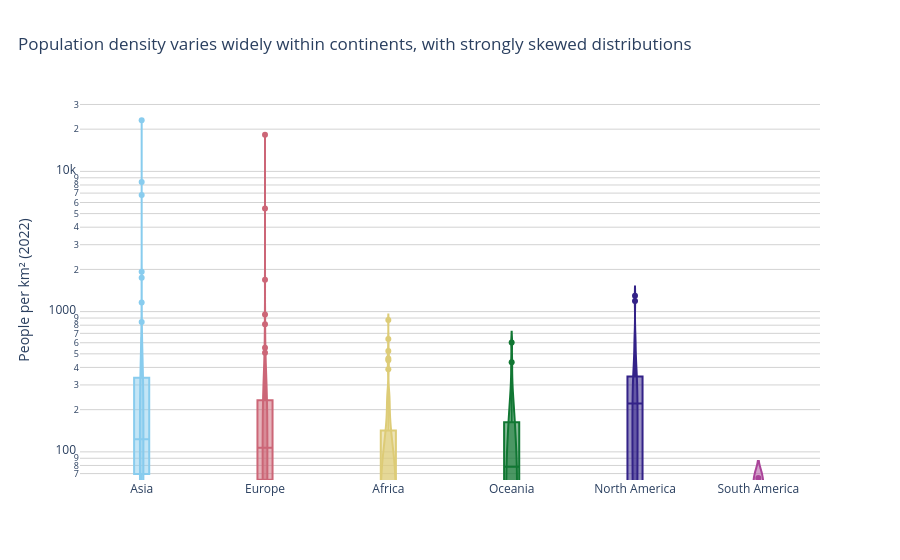

Here is the notebook cell this chart was saved with:
### Markdown cell above
**Chart choice & justification:** *Which chart did you choose, and why? Justify design choices.

*YOUR ANSWER HERE*:- I use a violin plot because the question asks for the spread of population density within and between continents, not only the mean. Each violin shows the distribution and concentration of country-level density values, while the embedded box gives a compact view of the median and interquartile range. A logarithmic density axis accommodates the highly skewed values.

### Code cell
# Q4
# YOUR CODE HERE

# Q4 — distribution of country-level population density by continent
fig = px.violin(
    df, x='Continent', y='Density', color='Continent',
    box=True, points='outliers',
    title='Population density varies widely within continents, with strongly skewed distributions',
    labels={'Continent': '', 'Density': 'People per km² (2022)'},
    color_discrete_sequence=px.colors.qualitative.Safe
)
fig.update_layout(template='plotly_white', title_x=0.02,
                  showlegend=False, xaxis_title='')
fig.update_xaxes(showgrid=False)
fig.update_yaxes(type='log', showgrid=True, gridcolor='lightgrey')
fig.show()

print(df.groupby('Continent')['Density'].agg(
    ['count', 'median', 'mean', 'min', 'max']
).round(1).to_string())

### Figure 1 — Plotly figure (JSON) as saved in the notebook; plotly's stock layout.template omitted (floating-point values rounded to 4 significant figures)
{"data": [{"alignmentgroup": "True", "box": {"visible": true}, "hovertemplate": "=%{x}<br>People per km² (2022)=%{y}<extra></extra>", "legendgroup": "Asia", "marker": {"color": "rgb(136, 204, 238)"}, "name": "Asia", "offsetgroup": "Asia", "orientation": "v", "points": "outliers", "scalegroup": "True", "showlegend": true, "type": "violin", "x": ["Asia", "Asia", "Asia", "Asia", "Asia", "Asia", "Asia", "Asia", "Asia", "Asia", "Asia", "Asia", "Asia", "Asia", "Asia", "Asia", "Asia", "Asia", "Asia", "Asia", "Asia", "Asia", "Asia", "Asia", "Asia", "Asia", "Asia", "Asia", "Asia", "Asia", "Asia", "Asia", "Asia", "Asia", "Asia", "Asia", "Asia", "Asia", "Asia", "Asia", "Asia", "Asia", "Asia", "Asia", "Asia", "Asia", "Asia", "Asia", "Asia", "Asia"], "x0": " ", "xaxis": "x", "y": [63.06, 93.48, 119.6, 1924.0, 1160.0, 20.38, 77.88, 92.62, 146.9, 53.72, 6783.0, 431.1, 144.7, 53.73, 101.5, 435.2, 328.0, 126.3, 7.119, 239.6, 33.16, 31.8, 525.2, 23170.0, 102.6, 1746.0, 2.173, 80.08, 207.6, 216.3, 14.79, 267.4, 844.1, 337.5, 232.6, 16.94, 8416.0, 517.1, 332.8, 119.5, 660.2, 69.55, 139.7, 90.18, 108.9, 13.18, 112.9, 77.4, 296.4, 63.82], "y0": " ", "yaxis": "y"}, {"alignmentgroup": "True", "box": {"visible": true}, "hovertemplate": "=%{x}<br>People per km² (2022)=%{y}<extra></extra>", "legendgroup": "Europe", "marker": {"color": "rgb(204, 102, 119)"}, "name": "Europe", "offsetgroup": "Europe", "orientation": "v", "points": "outliers", "scalegroup": "True", "showlegend": true, "type": "violin", "x": ["Europe", "Europe", "Europe", "Europe", "Europe", "Europe", "Europe", "Europe", "Europe", "Europe", "Europe", "Europe", "Europe", "Europe", "Europe", "Europe", "Europe", "Europe", "Europe", "Europe", "Europe", "Europe", "Europe", "Europe", "Europe", "Europe", "Europe", "Europe", "Europe", "Europe", "Europe", "Europe", "Europe", "Europe", "Europe", "Europe", "Europe", "Europe", "Europe", "Europe", "Europe", "Europe", "Europe", "Europe", "Europe", "Europe", "Europe", "Europe", "Europe", "Europe"], "x0": " ", "xaxis": "x", "y": [98.87, 170.6, 106.6, 45.93, 381.8, 63.14, 61.17, 71.22, 135.3, 133.1, 136.5, 29.32, 38.11, 16.37, 117.1, 233.5, 5442.0, 78.68, 811.6, 107.1, 3.62, 71.48, 147.8, 195.9, 955.0, 28.67, 245.8, 42.11, 250.4, 1688.0, 96.7, 18230.0, 45.4, 419.7, 81.42, 16.78, 127.5, 111.5, 82.47, 8.464, 551.8, 81.73, 115.1, 104.6, 93.99, 23.43, 211.7, 65.79, 277.9, 510.0], "y0": " ", "yaxis": "y"}, {"alignmentgroup": "True", "box": {"visible": true}, "hovertemplate": "=%{x}<br>People per km² (2022)=%{y}<extra></extra>", "legendgroup": "Africa", "marker": {"color": "rgb(221, 204, 119)"}, "name": "Africa", "offsetgroup": "Africa", "orientation": "v", "points": "outliers", "scalegroup": "True", "showlegend": true, "type": "violin", "x": ["Africa", "Africa", "Africa", "Africa", "Africa", "Africa", "Africa", "Africa", "Africa", "Africa", "Africa", "Africa", "Africa", "Africa", "Africa", "Africa", "Africa", "Africa", "Africa", "Africa", "Africa", "Africa", "Africa", "Africa", "Africa", "Africa", "Africa", "Africa", "Africa", "Africa", "Africa", "Africa", "Africa", "Africa", "Africa", "Africa", "Africa", "Africa", "Africa", "Africa", "Africa", "Africa", "Africa", "Africa", "Africa", "Africa", "Africa", "Africa", "Africa", "Africa", "Africa", "Africa", "Africa", "Africa", "Africa", "Africa", "Africa"], "x0": " ", "xaxis": "x", "y": [18.85, 28.55, 118.6, 4.519, 83.06, 463.1, 58.71, 147.1, 8.956, 13.8, 449.4, 48.31, 42.22, 110.7, 59.71, 31.33, 69.2, 111.7, 8.925, 253.2, 140.3, 56.37, 58.29, 87.33, 93.09, 75.96, 47.61, 3.872, 50.44, 172.2, 18.22, 4.595, 637.0, 871.9, 83.88, 41.13, 3.109, 20.69, 236.6, 17.46, 387.9, 523.1, 235.9, 88.03, 237.0, 120.0, 27.6, 49.05, 17.61, 24.85, 69.3, 155.8, 75.52, 195.6, 2.165, 26.6, 41.77], "y0": " ", "yaxis": "y"}, {"alignmentgroup": "True", "box": {"visible": true}, "hovertemplate": "=%{x}<br>People per km² (2022)=%{y}<extra></extra>", "legendgroup": "Oceania", "marker": {"color": "rgb(17, 119, 51)"}, "name": "Oceania", "offsetgroup": "Oceania", "orientation": "v", "points": "outliers", "scalegroup": "True", "showlegend": true, "type": "violin", "x": ["Oceania", "Oceania", "Oceania", "Oceania", "Oceania", "Oceania", "Oceania", "Oceania", "Oceania", "Oceania", "Oceania", "Oceania", "Oceania", "Oceania", "Oceania", "Oceania", "Oceania", "Oceania", "Oceania", "Oceania", "Oceania", "Oceania", "Oceania"], "x0": " ", "xaxis": "x", "y": [222.5, 3.403, 72.08, 50.88, 73.5, 312.9, 161.8, 229.7, 162.6, 603.2, 15.61, 19.17, 7.439, 106.8, 39.34, 21.91, 78.25, 25.06, 155.9, 143.0, 435.1, 26.81, 81.49], "y0": " ", "yaxis": "y"}, {"alignmentgroup": "True", "box": {"visible": true}, "hovertemplate": "=%{x}<br>People per km² (2022)=%{y}<extra></extra>", "legendgroup": "North America", "marker": {"color": "rgb(51, 34, 136)"}, "name": "North America", "offsetgroup": "North America", "orientation": "v", "points": "outliers", "scalegroup": "True", "showlegend": true, "type": "violin", "x": ["North America", "North America", "North America", "North America", "North America", "North America", "North America", "North America", "North America", "North America", "North America", "North America", "North America", "North America", "North America", "North America", "North America", "North America", "North America", "North America", "North America", "North America", "North America", "North America", "North America", "North America", "North America", "North America", "North America", "North America", "North America", "North America", "North America", "North America", "North America", "North America", "North America", "North America", "North America", "North America"], "x0": " ", "xaxis": "x", "y": [174.3, 212.1, 591.4, 29.4, 655.0, 17.65, 1189.0, 207.3, 3.851, 260.2, 101.4, 102.0, 430.5, 96.85, 230.7, 301.1, 0.0261, 364.6, 243.1, 163.9, 417.5, 92.74, 257.2, 325.8, 64.91, 43.04, 53.3, 58.46, 366.7, 522.2, 182.6, 292.0, 599.8, 24.22, 267.2, 1299.0, 298.4, 48.21, 36.09, 286.6], "y0": " ", "yaxis": "y"}, {"alignmentgroup": "True", "box": {"visible": true}, "hovertemplate": "=%{x}<br>People per km² (2022)=%{y}<extra></extra>", "legendgroup": "South America", "marker": {"color": "rgb(170, 68, 153)"}, "name": "South America", "offsetgroup": "South America", "orientation": "v", "points": "outliers", "scalegroup": "True", "showlegend": true, "type": "violin", "x": ["South America", "South America", "South America", "South America", "South America", "South America", "South America", "South America", "South America", "South America", "South America", "South America", "South America", "South America"], "x0": " ", "xaxis": "x", "y": [16.37, 11.13, 25.28, 25.93, 45.43, 65.02, 0.3105, 3.646, 3.762, 16.67, 26.49, 3.773, 18.91, 30.88], "y0": " ", "yaxis": "y"}], "layout": {"legend": {"title": {"text": ""}, "tracegroupgap": 0}, "showlegend": false, "title": {"text": "Population density varies widely within continents, with strongly skewed distributions", "x": 0.02}, "violinmode": "overlay", "xaxis": {"anchor": "y", "categoryarray": ["Asia", "Europe", "Africa", "Oceania", "North America", "South America"], "categoryorder": "array", "domain": [0, 1], "showgrid": false, "title": {"text": ""}}, "yaxis": {"anchor": "x", "domain": [0, 1], "gridcolor": "lightgrey", "showgrid": true, "title": {"text": "People per km² (2022)"}, "type": "log"}}}
